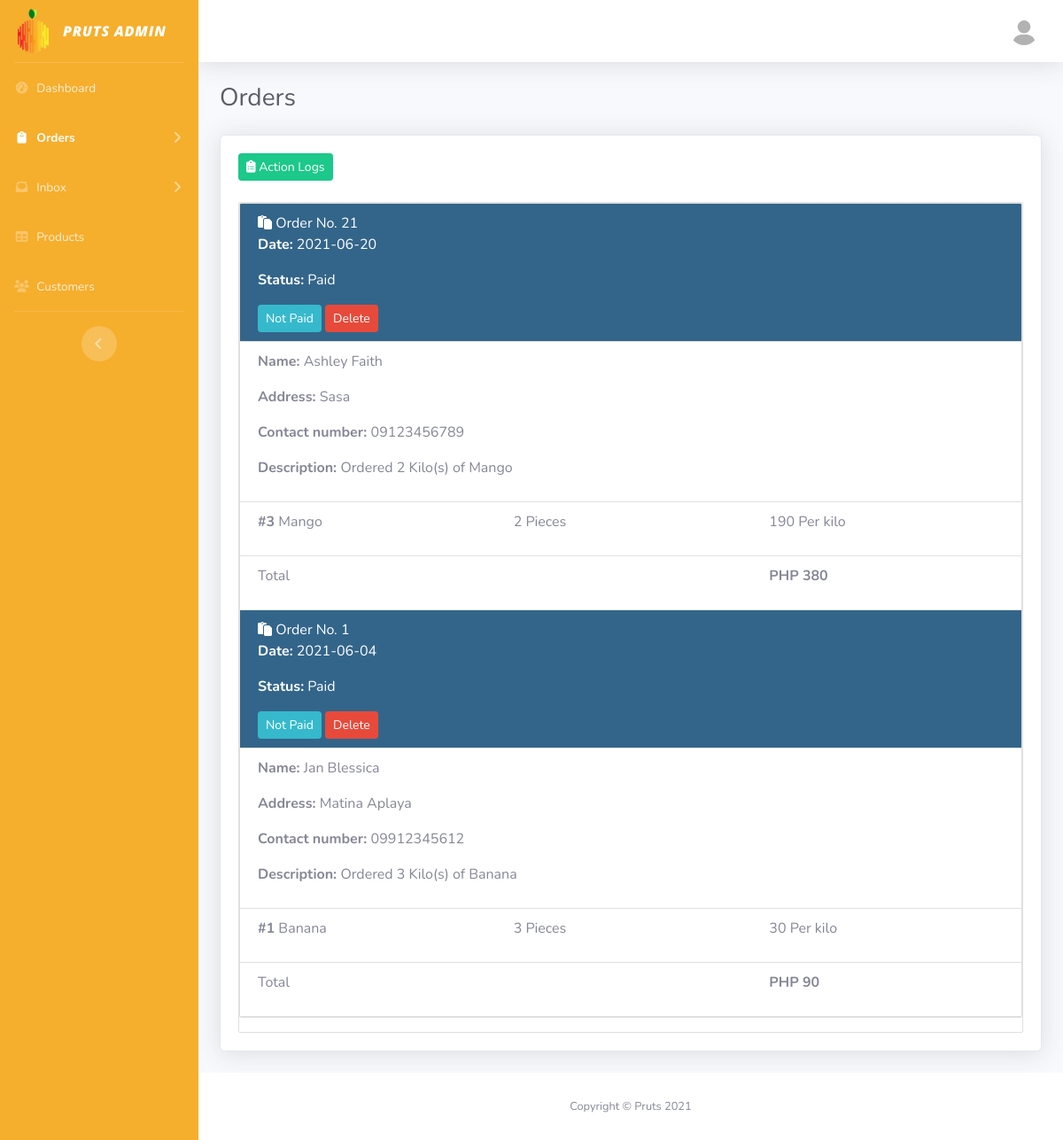
Screenshot of /admin_orders_status_p.php with the database file from the repository.
### tables this page shows
CREATE TABLE IF NOT EXISTS `order` (
  `orderId` int(10) NOT NULL AUTO_INCREMENT,
  `customerId` int(10) NOT NULL,
  `address` varchar(255) NOT NULL,
  `description` varchar(255) NOT NULL,
  `total` int(10) NOT NULL,
  `date` date NOT NULL DEFAULT current_timestamp(),
  `status` varchar(10) NOT NULL DEFAULT 'Not Paid',
  PRIMARY KEY (`orderId`),
  KEY `customerId` (`customerId`)
);

CREATE TABLE IF NOT EXISTS `customer` (
  `customerId` int(10) NOT NULL AUTO_INCREMENT,
  `fname` varchar(50) NOT NULL,
  `mname` varchar(50) NOT NULL,
  `lname` varchar(50) NOT NULL,
  `contactno` varchar(15) NOT NULL,
  `address` varchar(255) NOT NULL,
  `username` varchar(50) NOT NULL,
  `password` varchar(50) NOT NULL,
  PRIMARY KEY (`customerId`)
);

CREATE TABLE IF NOT EXISTS `fruit` (
  `fruitId` int(10) NOT NULL AUTO_INCREMENT,
  `name` varchar(50) NOT NULL,
  `pricePerKilo` int(10) NOT NULL,
  PRIMARY KEY (`fruitId`)
);

CREATE TABLE IF NOT EXISTS `order_fruit` (
  `ofruitId` int(10) NOT NULL AUTO_INCREMENT,
  `orderId` int(10) NOT NULL,
  `fruitId` int(10) DEFAULT NULL,
  `fruitName` varchar(50) NOT NULL,
  `pricePerKilo` int(10) NOT NULL,
  `quantity` int(10) NOT NULL,
  PRIMARY KEY (`ofruitId`),
  KEY `orderId` (`orderId`,`fruitId`),
  KEY `fruitId` (`fruitId`)
);

### admin_orders_status_p.php (the view, shortened to what this page needs)
<?php
include("config.php");
$conn = new mysqli($servername, $username, $password, $dbname);
$conn2 = new mysqli($servername, $username, $password, $dbname);
$conn3 = new mysqli($servername, $username, $password, $dbname);
$conn4 = new mysqli($servername, $username, $password, $dbname);
?>
<!DOCTYPE html>
<html>
<head>
    <link href="vendor/fontawesome-free/css/all.min.css" rel="stylesheet" type="text/css">
    <link href="css/style.css" rel="stylesheet">
    <link href="vendor/datatables/dataTables.bootstrap4.min.css" rel="stylesheet">
</head>
<body id="page-top">
    <div id="wrapper">
        <ul class="navbar-nav bg-gradient-primary sidebar sidebar-dark accordion" id="accordionSidebar">
            <a class="sidebar-brand d-flex align-items-center justify-content-center">
                <div class="sidebar-brand-icon">
                    <img src="img/logo.png">
                </div>
                <div class="sidebar-brand-text mx-3 logonocolor">Pruts Admin</div>
            </a>
            <hr class="sidebar-divider my-0">
            <li class="nav-item">
                <a class="nav-link" href="admin_dashboard.php">
                    <i class="fas fa-fw fa-tachometer-alt"></i>
                    <span>Dashboard</span></a>
            </li>
            <li class="nav-item active">
                <a class="nav-link collapsed" href="#" data-toggle="collapse" data-target="#collapse1"
                    aria-expanded="true" aria-controls="collapseOne">
                    <i class="fas fa-fw fa-clipboard"></i>
                    <span>Orders</span>
                </a>
            </li>
            <li class="nav-item">
                <a class="nav-link collapsed" href="#" data-toggle="collapse" data-target="#collapse2"
                    aria-expanded="true" aria-controls="collapseTwo">
                    <i class="fas fa-fw fa-inbox"></i>
                    <span>Inbox</span>
                </a>
            </li>
            <li class="nav-item">
                <a class="nav-link" href="admin_products.php">
                    <i class="fas fa-fw fa-table"></i>
                    <span>Products</span></a>
            </li>
            <li class="nav-item">
                <a class="nav-link" href="admin_users.php">
                    <i class="fas fa-fw fa-users"></i>
                    <span>Customers</span></a>
            </li>
            <hr class="sidebar-divider d-none d-md-block">
            <div class="text-center d-none d-md-inline">
                <button class="rounded-circle border-0" id="sidebarToggle"></button>
            </div>
        </ul>
        <div id="content-wrapper" class="d-flex flex-column">
            <div id="content">
                <nav class="navbar navbar-expand navbar-light bg-white topbar mb-4 static-top shadow">
                    <ul class="navbar-nav ml-auto">
                        <li class="nav-item dropdown no-arrow">
                            <a class="nav-link dropdown-toggle" href="#" id="userDropdown" role="button" data-toggle="dropdown" aria-haspopup="true" aria-expanded="false">
                                <img class="img-profile rounded-circle" src="img/user.jpg">
                            </a>
                        </li>
                    </ul>
                </nav>
                <div class="container-fluid">
                    <div class="d-sm-flex align-items-center justify-content-between mb-4">
                        <h1 class="h3 mb-0 text-gray-800">Orders</h1>
                    </div>
                    <div class="card shadow mb-4">
                    <div class="card-body">
                    <a href='admin_order_log.php' class="btn btn-success btn-sm m-0 waves-effect"><i class="fa fa-clipboard-list"></i> Action Logs</a>
                            <br></br>
                        <div id="work-collections" class="collection">
                            <?php
                            $sql = mysqli_query($conn, "CALL Orders('Paid');");
                            echo '<div>
                                <div>
                                    <ul class="collection">';
                                        while ($row = mysqli_fetch_array($sql)) {
                                        $status = $row['status'];
                                        if($status == 'Canceled'){
                                            echo '<li class="collection-item avatar cyan" style="color:white">
                                            <i class="fa fa-clipboard" style=""></i>
                                            <span class="">Order No. ' . $row['orderId'] . '</span>
                                            <p><strong>Date:</strong> ' . $row['date'] . '</p>
                                            <p><strong>Status:</strong> ' . $row['status'] . '</p>
                                            <form method="post">
                                                <button class="btn btn-danger btn-sm m-0 waves-effect" type="submit" name="dbtn">Delete</button>
                                            </form>
                                            </li>';
                                        }else{
                                            echo '<li class="collection-item avatar cyan" style="color:white">
                                            <i class="fa fa-clipboard" style=""></i>
                                            <span class="">Order No. ' . $row['orderId'] . '</span>
                                            <p><strong>Date:</strong> ' . $row['date'] . '</p>
                                            <p><strong>Status:</strong> ' . $row['status'] . '</p>
                                            <form method="post">
                                                <input type="hidden" name="oid" value="' . $row['orderId'] . '">
                                                <input type="hidden" name="ostatus" value="' . ($status == 'Not Paid' ? 'Paid' : 'Not Paid') . '">
                                                <button class="btn btn-info btn-sm m-0 waves-effect" type="submit" name="cstatus" id="submit_button">'
                                                . ($status == 'Not Paid' ? 'Paid' : 'Not Paid') . '
                                                </button>
                                                <button class="btn btn-danger btn-sm m-0 waves-effect" type="submit" name="dbtn">Delete</button>
                                            </form>
                                            </li>';
                                        }
                                        $order_id = $row['orderId'];
                                        $customer_id = $row['customerId'];
                                        $sql1 = mysqli_query($conn2, "SELECT * FROM `order_fruit` WHERE orderId = $order_id");
                                        $sql3 = mysqli_query($conn3, "SELECT * FROM `customer` WHERE customerId = $customer_id");
                                        while ($row3 = mysqli_fetch_array($sql3)) {
                                        echo '<li class="collection-item">
                                            <p><strong>Name: </strong>' . $row3['fname'] . '</p>
                                            <p><strong>Address: </strong>' . $row['address'] . '</p>
                                            ' . ($row3['contactno'] == '' ? '' : '<p><strong>Contact number: </strong>' . $row3['contactno'] . '</p>') . '
                                            ' . (!empty($row['description']) ? '<p><strong>Description: </strong>' . $row['description'] . '</p>' : '') . '
                                            </li>';
                                        }
                                        while ($row1 = mysqli_fetch_array($sql1)) {
                                        $fruit_id = $row1['fruitId'];
                                        $sql2 = mysqli_query($conn4, "SELECT * FROM fruit WHERE fruitId = $fruit_id;");
                                        while ($row2 = mysqli_fetch_array($sql2)) {
                                            $fruit_name = $row2['name'];
                                            $fruit_price = $row2['pricePerKilo'];
                                            echo '<li class="collection-item">
                                            <div class="row">
                                            <div class="col s7">
                                            <p class="collections-title"><strong>#' . $row1['fruitId'] . '</strong> ' . $fruit_name . '</p>
                                            </div>
                                            <div class="col s2">
                                            <span>' . $row1['quantity'] . ' Pieces</span>
                                            </div>
                                            <div class="col s3">
                                            <span>' . $fruit_price . ' Per kilo</span>
                                            </div>
                                            </div>
                                            </li>';
                                            }
                                        }
                                        echo '<li class="collection-item">
                                                <div class="row">
                                                    <div class="col s7">
                                                        <p class="collections-title"> Total</p>
                                                    </div>
                                                    <div class="col s2">
                                                    <span> </span>
                                                    </div>
                                                    <div class="col s3">
                                                        <span><strong>PHP ' . $row['total'] . '</strong></span>
                                                    </div>';
                                            echo    '</div>
                                                    </li>';
                                        }
                                        ?>
                                    </ul>
                                </div>
                            </div>
                        </div>
                    </div>
                    </div>
                </div>
            </div>
                <footer class="sticky-footer bg-white">
                    <div class="container my-auto">
                        <div class="copyright text-center my-auto">
                            <span>Copyright &copy; Pruts 2021</span>
                        </div>
                    </div>
                </footer>
        </div>
    </div>
</body>
</html>

### rows the page displays
order: orderId "21", date "2021-06-20", status "Paid", shows "Not Paid", address "Sasa", description "Ordered 2 Kilo(s) of Mango", total "380"
customer: fname "Ashley Faith", contactno "09123456789"
order_fruit: fruitId "3", quantity "2"
fruit: name "Mango", pricePerKilo "190"
order: orderId "1", date "2021-06-04", status "Paid", shows "Not Paid", address "Matina Aplaya", description "Ordered 3 Kilo(s) of Banana", total "90"
customer: fname "Jan Blessica", contactno "09912345612"
order_fruit: fruitId "1", quantity "3"
fruit: name "Banana", pricePerKilo "30"
